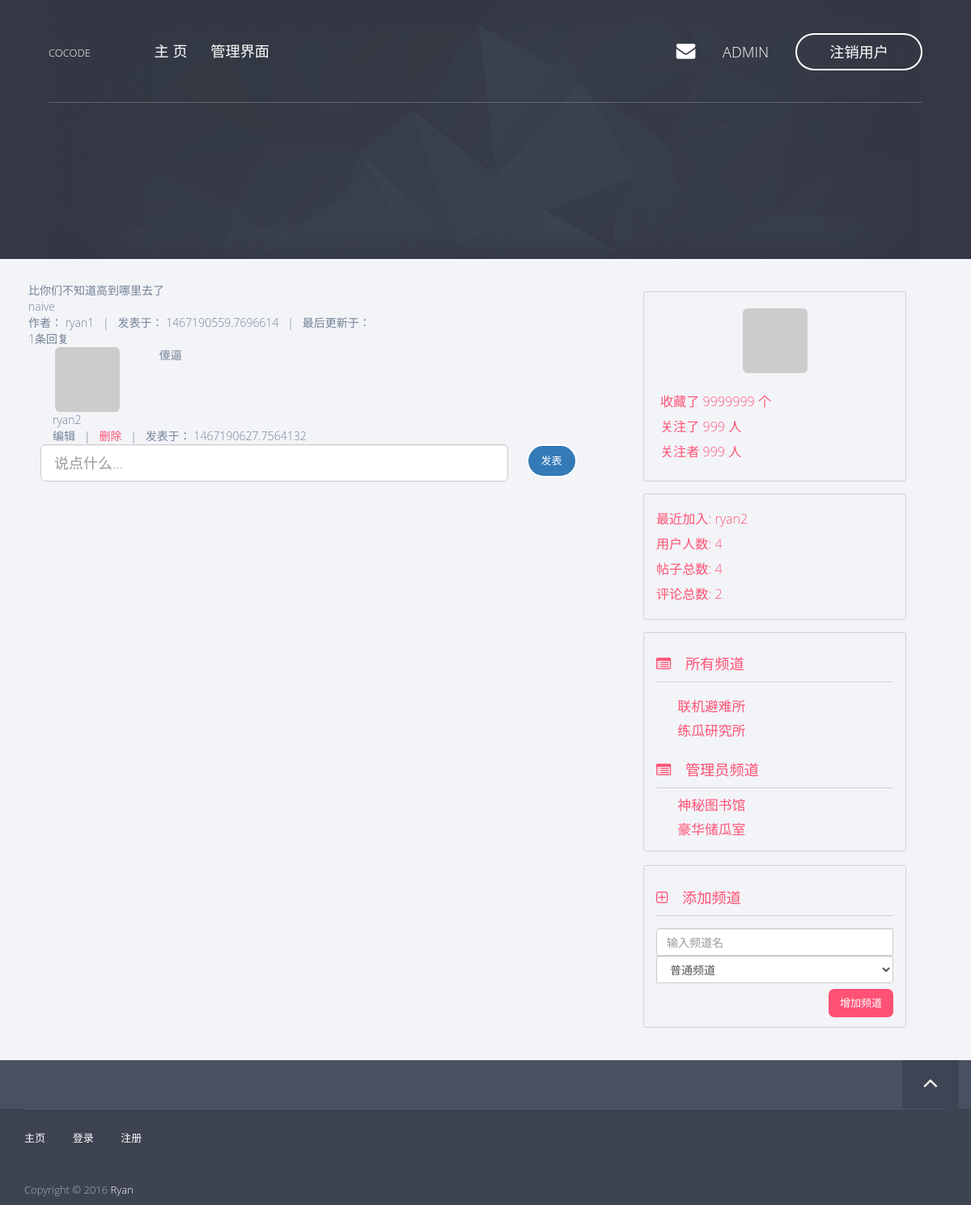
Page /post/4 (signed in) on the committed database.
### app/models/user.py (models this page shows, shortened)
class User(db.Model, Model):
    __tablename__ = 'users'
    id = db.Column(db.Integer, primary_key=True)
    username = db.Column(db.String(), unique=True)
    password_hash = db.Column(db.String())
    email = db.Column(db.String(), unique=True)
    avatar_hash = db.Column(db.String())
    created_time = db.Column(db.Integer, default=0)
    role_id = db.Column(db.Integer, db.ForeignKey('roles.id'))
    posts = db.relationship('Post', backref='author')
    comments = db.relationship('Comment', backref='author')
    @property
    def password(self):
        raise AttributeError('password is not readable')
    def is_admin(self):
        return self.role.permissions == 0xff
    def gravatar(self, size=100, default='identicon', rating='g'):
        from flask import request
        gravatar_url = 'secure.gravatar.com/avatar'
        if request.is_secure:
            url = 'https://' + gravatar_url
        else:
            url = 'http://' + gravatar_url
        hash = self.avatar_hash or md5(self.email.encode('utf-8')).hexdigest()
        return '{url}/{hash}?s={size}&d={default}&r={rating}'.format(url=url,
                                                                     hash=hash,
                                                                     size=size,
                                                                     default=default,
                                                                     rating=rating)

### app/models/post.py (models this page shows, shortened)
class Post(db.Model, Model):
    __tablename__ = 'posts'
    id = db.Column(db.Integer, primary_key=True)
    title = db.Column(db.String())
    content = db.Column(db.String())
    created_time = db.Column(db.Integer, default=0)
    channel_id = db.Column(db.Integer, db.ForeignKey('channels.id'))
    user_id = db.Column(db.Integer, db.ForeignKey('users.id'))
    comments = db.relationship('Comment', backref='post')

### app/models/comment.py (models this page shows, shortened)
class Comment(db.Model, Model):
    __tablename__ = 'comments'
    id = db.Column(db.Integer, primary_key=True)
    content = db.Column(db.String())
    created_time = db.Column(db.Integer, default=0)
    user_id = db.Column(db.Integer, db.ForeignKey('users.id'))
    post_id = db.Column(db.Integer, db.ForeignKey('posts.id'))

### app/models/channel.py (models this page shows, shortened)
class Channel(db.Model, Model):
    __tablename__ = 'channels'
    id = db.Column(db.Integer, primary_key=True)
    name = db.Column(db.String(), default=ChannelPermission.NORMAL[0])
    permission = db.Column(db.Integer)
    created_time = db.Column(db.Integer, default=0)
    posts = db.relationship('Post', backref='channel')
    def is_admin(self):
        return self.permission == ChannelPermission.ADMIN[0]

### app/views.py (the view)
@app.route('/post/<int:id>', methods=['GET'])
def post_view(id):
    post = Post.query.get(id)
    if post is None:
        abort(404)
    comments = post.comments
    comments.sort(key=lambda c: c.created_time)
    return render_template('post.html',
                           post=post,
                           comments=comments)

### app/context_processers.py (called while the page is built)
@app.context_processor
def current_user_processor():
    return dict(current_user=current_user())

@app.context_processor
def channel_processor():
    channels = Channel.query.all()
    permissions = [
        ChannelPermission.NORMAL,
        ChannelPermission.ADMIN,
    ]
    dic = {
        'channels': channels,
        'permissions': permissions,
    }
    return dict(**dic)

@app.context_processor
def user_processor():
    user_count = User.query.count()
    new_user = User.query.order_by(User.created_time.desc()).first()
    return dict(new_user=new_user,
                user_count=user_count)

@app.context_processor
def post_processor():
    post_count = Post.query.count()
    return dict(post_count=post_count)

@app.context_processor
def comment_processor():
    comment_count = Comment.query.count()
    return dict(comment_count=comment_count)

### app/models/user.py (called while the page is built)
def current_user():
    id = session.get('user_key', None)
    user = None
    if id is not None:
        user = User.query.get(id)
    return user

### app/templates/post.html (shortened to what this page needs)
{% extends 'base8-4.html' %}
{% block page_content %}
    {% set title = post.title %}
    {% set content = post.content %}
    {% set author = post.author.username %}
    <div class="row">
        <div class="col-md-12 post-detail-content">
            <div class="post-detail-title">
                {{ title }}
            </div>
            <div class="post-detail-body">
                {{ content }}
            </div>
            <div class="post-detail-info">
                作者： {{ author }} &nbsp; | &nbsp; 发表于： {{ post.created_time }} &nbsp; | &nbsp; 最后更新于：
            </div>
        </div>
        <div class="col-md-12 comment-list">
            {% set comment_count = comments.__len__() %}
            <div class="comment-list-header">
                {{ comment_count }}条回复
            </div>
            {% if comment_count > 0 %}
            <div class="comment-list-body">
                {% include "_comments.html" %}
            </div>
            {% endif %}
        </div>
    </div>
    {% if current_user is not none %}
    <div class="comment-form">
        <form class="form-horizontal" action="{{ post.id }}/add_comment" method="POST">
        <div class="col-lg-10">
            <input class="form-control input-lg" name="content" placeholder="说点什么...">
        </div>&nbsp;
        <button type="submit" class="btn btn-primary btn-lg">发表</button>
        </form>
    </div>
    {% endif %}
{% endblock %}

### app/templates/base.html (shortened to what this page needs)
<!doctype html>
 <html class="no-js" lang="">
{% block head %}
<head>
<link rel="stylesheet" href="../static/css/normalize.min.css">
<link rel="stylesheet" href="../static/css/bootstrap.min.css">
<link rel="stylesheet" href="../static/css/jquery.fancybox.css">
<link rel="stylesheet" href="../static/css/flexslider.css">
<link rel="stylesheet" href="../static/css/styles.css">
<link rel="stylesheet" href="../static/css/queries.css">
<link rel="stylesheet" href="../static/css/etline-font.css">
<link rel="stylesheet" href="../static/bower_components/animate.css/animate.min.css">
<link rel="stylesheet" href="../static/css/font-awesome.min.css">
</head>
{% endblock %}
<body id="top">
    {% block navbar %}
        <section class="hero">
            <section class="navigation">
                <header>
                    <div class="header-content">
                        <div class="logo"><a href="/">COCODE</a></div>
                        <div class="header-nav">
                            <nav>
                                <ul class="primary-nav">
                                    <li><a href="/">主&nbsp;页</a></li>
                                    {% if current_user is not none and current_user.is_admin() %}
                                    <li><a href="/admin">管理界面</a></li>
                                    {% endif %}
                                </ul>
                                <ul class="member-actions">
                                    {% if current_user is none %}
                                    <li><a href="/login" class="login">登&nbsp;录</a></li>
                                    <li><a href="/register" class="btn-white btn-small">注&nbsp;册</a></li>
                                    {% else %}
                                    <li><a href="#"><i class="fa fa-envelope hero-nav"></i></a></li>
                                    <li><a href="/profile/{{ current_user.username }}" class="hero-nav">{{ current_user.username }} &nbsp;</a></li>
                                    <li><a href="/logout" class="btn-white btn-small">注销用户</a></li>
                                    {% endif %}
                                </ul>
                            </nav>
                        </div>
                    </div>
                </header>
            </section>
        </section>
    {% endblock %}
    <section class="content">
        {% block content%}
        {% endblock %}
    </section>
    <section class="to-top">
        <div class="container">
            <div class="row">
                <div class="to-top-wrap">
                    {% block to_top %}
                    <a href="#top" class="top"><i class="fa fa-angle-up"></i></a>
                    {% endblock %}
                </div>
            </div>
        </div>
    </section>
    <footer>
        <div class="container">
            <div class="row">
                <div class="col-md-12">
                    <div class="footer-links">
                        <ul class="footer-group">
                            <li><a href="/">主页</a></li>
                            <li><a href="/login">登录</a></li>
                            <li><a href="/register">注册</a></li>
                        </ul>
                        <p>Copyright © 2016 <a href="/">Ryan</a><br></p>
                    </div>
                </div>
            </div>
        </div>
    </footer>
</body>
</html>

### app/templates/_comments.html
{% for c in comments %}
    {% set author = c.author.username %}
    {% set content = c.content %}
    {% set created_time = c.created_time %}
    <div class="col-md-12 comment-content">
        <div class="col-md-2 comment-author-info">
            <div class="comment-portriat">
                <a href="/profile/author">
                    <img class="img-rounded center-block" src="{{c.author.gravatar(size=50)}}">
                </a>
            </div>
            <div class="comment-author">
                {{ author }}
            </div>
        </div>
        <div class="col-md-10 comment-details">
            <div class="col-md-12 comment-body">
                {{ content }}
            </div>
        </div>
        <div class="col-md-12 comment-footer">
            {% if current_user is not none or current_user == c.author or current_user.is_admin() %}
            编辑
            &nbsp; | &nbsp;
            <a href="{{ url_for('delete_comment', id=c.id) }}">删除</a>
            &nbsp; | &nbsp;
            发表于： {{ created_time }}
            {% endif %}
        </div>
    </div>
{% endfor %}

### app/templates/_bbs_info.html
<div class="col-md-10 forum-info">
    <div class="forum-info-item">最近加入: <a href="/profile/{{ new_user.username }}">{{ new_user.username }}</a></div>
    <div class="forum-info-item">用户人数: {{ user_count }}</div>
    <div class="forum-info-item">帖子总数: {{ post_count }} </div>
    <div class="forum-info-item">评论总数: {{ comment_count }} </div>
</div>

### app/templates/_channels.html
<div class="col-md-10 channel-list">
    <div class="channel-list-caption">
        <i class="fa fa-list-alt"></i> 所有频道
    </div>
    <div class="channel-list-items">
        {% for c in channels %}
        {% if not c.is_admin() %}
            <div class="channel-list-item">
                <a href="/channel/{{ c.id }}">{{ c.name }}</a>
            </div>
        {% endif %}
        {% endfor %}
    </div>
    {% if current_user is not none and current_user.is_admin() %}
        <div class="channel-list-caption">
            <i class="fa fa-list-alt"></i> 管理员频道
        </div>
        {% for c in channels %}
        {% if c.is_admin() %}
            <div class="channel-list-item">
                <a href="/channel/{{ c.id }}">{{ c.name }}</a>
            </div>
        {% endif %}
        {% endfor %}
    {% endif %}
</div>
{% if current_user is not none and current_user.is_admin() %}
<div class="col-md-10 channel-list add-channel">
    <div class="channel-list-caption">
        <i class="fa fa-plus-square-o"></i> 添加频道
    </div>
    <div class="channel-add">
        <form class="form-inline" action="/admin/add_channel" method="POST">
            <div class="form-group">
                <div class="input-group">
                    <input type="text" class="form-control" name="name" placeholder="输入频道名">
                    <select class="form-control" name="permission">
                        {% for p in permissions %}
                        <option value="{{ p[0] }}">{{ p[1] }}</option>
                        {% endfor %}
                    </select>
                </div>
            </div>
          <button type="submit" class="btn btn-fill btn-middle add-channel-btn">增加频道</button>
        </form>
    </div>
</div>
{% endif %}

### app/static/css/styles.css (style rules this page uses)
.btn { font-size: 13px; border: solid 2px; border-radius: 40px; display: inline-block; text-transform: uppercase; }
.btn-white { font-size: 13px; border: solid 2px; border-radius: 40px; display: inline-block; border-color: #fff; }
.btn-fill { color: #fff; border: solid 2px #FF5274; border-radius: 40px; display: inline-block; text-transform: uppercase; background-color: #FF5274; }
.btn-small { padding: 8px 40px; }
a { color: #FF5274; -webkit-transition-timing-function: ease; transition-timing-function: ease; -webkit-transition-duration: 200ms; transition-duration: 200ms; -webkit-transition-property: color, border-color, background-color; transition-property: color, border-color, background-color; }
body { font-family: "Open Sans", sans-serif; font-weight: 300; color: rgba(28, 54, 83, 0.6); -webkit-text-size-adjust: 100%; }
ul, ol { margin: 0; padding: 0; }
ul li { list-style: none; }
.hero { min-height: 320px; background: url("../img/polygonal-bg.jpg") center center; background-size: cover; position: relative; }
.hero-nav { margin-right: 20px; margin-left: 10px }
i.hero-nav { font-size: 130%; margin-right: 20px; }
.navigation { -webkit-transition: all 300ms ease-in-out; transition: all 300ms ease-in-out; position: fixed; width: 100%; z-index: 999; }
header { padding: 50px 0; border-bottom: solid 1px rgba(255, 255, 255, 0.2); position: relative; width: 1170px; margin: 0 auto; -webkit-transition: padding 300ms ease-in-out; transition: padding 300ms ease-in-out; }
header a { color: #fff; text-transform: uppercase; font-size: 13px; }
header .logo { display: inline-block; }
header ul.primary-nav { margin: 0 0 0 75px; padding: 0; }
header ul.primary-nav li { display: inline; }
header ul.primary-nav li a { font-size: 130%; color: #fff; padding-right: 25px; }
header ul.primary-nav li:last-child a { padding-right: 0px; }
header ul.member-actions li { display: inline; }
header ul.member-actions li a { font-size: 130%; color: #fff; }
header .header-nav { display: inline-block; }
header .member-actions { position: absolute; right: 0; top: 41px; -webkit-transition: all 300ms ease-in-out; transition: all 300ms ease-in-out; }
.to-top { height: 60px; background-color: #495061; }
.to-top .to-top-wrap { height: 60px; width: 70px; position: absolute; right: 0; text-align: center; }
.to-top .to-top-wrap a { display: block; width: 100%; height: 100%; color: #fff; background-color: rgba(0, 0, 0, 0.15); }
.to-top .to-top-wrap i { font-size: 30px; line-height: 55px; }
.to-top .row { position: relative; }
section.content { background: #F3F4F8; }
div.channel-list-caption { font-size: 130%; color: #FF5274; padding-top: 2%; padding-bottom: 3%; margin-bottom:2%; border-bottom: 1px solid #d0d0d0; }
div.channel-list { border: 1px solid #d0d0d0; border-radius: 3px; padding-top: 5%; padding-bottom: 3%; }
div.channel-list-caption i.fa { margin-right: 13px; }
div.channel-list-items { margin-top: 5%; margin-bottom: 5%; }
div.channel-list-item { font-size: 120%; color: #FF5274; padding: 3px 0px 3px 9%; }
div.channel-add { padding-top: 10px; padding-bottom: 15px; }
.add-channel-btn { float: right; margin-top: 7px; border-radius: 7px; }
.add-channel { margin-top: 17px; padding-bottom: 6%; }
.center-block { margin-left: center; margin-right: center; }
.forum-info { font-size: 115%; color: #FF5274; border: 1px solid #d0d0d0; border-radius: 3px; margin: 15px 0 15px 0; padding: 15px 0 15px 15px; }
.forum-info-item { padding: 4px 0 4px 0; }
footer { background-color: #3D4351; position: relative; }
footer p { color: #ACB1B4; font-size: 13px; }
footer a { color: #fff; }
footer ul.footer-group { border-top: solid 1px #4E566C; padding-top: 25px; margin-bottom: 45px; }
footer ul.footer-group li { display: inline-block; }
footer ul.footer-group li a { font-size: 13px; text-transform: uppercase; }
footer ul.footer-group li { margin-right: 30px; }
footer ul.footer-group li:last-child { margin-right: 0; }
footer .footer-links { margin: 0px 0 0px 0; }

### app/static/css/queries.css (style rules this page uses)
@media screen and (max-width:1200px) { header { width: 90%; margin: 0 auto; } }

### rows in the picture
User: username "ADMIN"
Post: title "比你们不知道高到哪里去了", content "naive", created_time "1467190559.7696614"
User: username "ryan1"
Comment: content "傻逼", created_time "1467190627.7564132"
User: username "ryan2"
Channel: name "联机避难所"
Channel: name "练瓜研究所"
Channel: name "神秘图书馆"
Channel: name "豪华储瓜室"

### other values in the picture
{{ comment_count }} "1"
{{ user_count }} "4"
{{ post_count }} "4"
{{ comment_count }} "2"
form field permission "普通频道"
